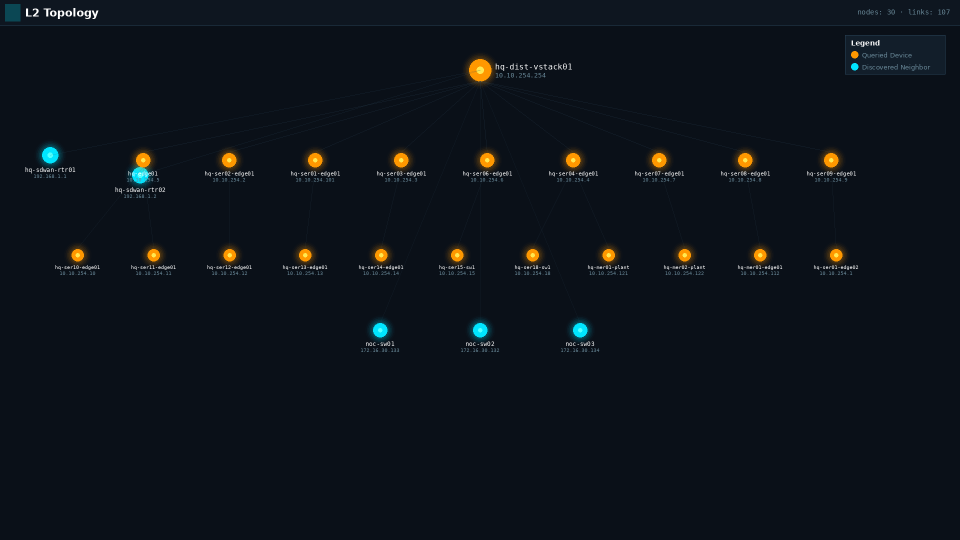
#> input picture images/screenshots/nc-l2-topology.png, 1920 x 1080 px (shown at 1/2 size)
$ python render_share.py
#> lines starting #> are read from the running program, lines starting #| are printed output that depends on the picture
#!/usr/bin/env python3
"""Regenerate images/og/nodecontrol-share.png (1200×630).

From the repo root:

    python3 images/og/render_share.py

The card uses the mark in images/logo-simple.svg, with that file's wordmark
and old tagline removed, plus a large NodeControl wordmark and one line from
the homepage description.

The framed accent is a crop of images/screenshots/nc-l2-topology.png.
That screenshot shows device hostnames and private addresses, so the accent
is scaled down and blurred until those labels are not readable.
"""

from __future__ import annotations

import os
import re
import shutil
import signal
import subprocess
import tempfile
import time
from pathlib import Path

from PIL import Image, ImageFilter

ROOT = Path(__file__).resolve().parents[2]
LOGO = ROOT / "images" / "logo-simple.svg"
SCREENSHOT = ROOT / "images" / "screenshots" / "nc-l2-topology.png"
OUTPUT = ROOT / "images" / "og" / "nodecontrol-share.png"

WIDTH = 1200
HEIGHT = 630
TAGLINE = "Desktop network operations for network engineers"

# Hostname and address fragments read off nc-l2-topology.png. The blurred
# accent must not still contain them.
LABEL_FRAGMENTS = (
    "hq-",
    "noc-",
    "edge",
    "sdwan",
    "vstack",
    "10.10",
    "254",
)


def logo_mark_svg() -> str:
    """The icon from logo-simple.svg, without its wordmark or old tagline."""
    svg = LOGO.read_text(encoding="utf-8")
    svg = re.sub(r"<text\b[^>]*>.*?</text>", "", svg, flags=re.DOTALL)
    if "AUTOMATE" in svg or "<text" in svg:
        raise SystemExit("logo mark still contains text from logo-simple.svg")
    return svg


def blurred_accent(path: Path) -> None:
    """Crop the topology map and blur it so hostnames and addresses are gone."""
    image = Image.open(SCREENSHOT).convert("RGB")
#> image is the input picture: PIL image 1920x1080 RGB; mean R, G, B 13.3, 19.2, 26
    # Drop the left device list and the window chrome. Labels on the nodes
    # themselves are removed by the scale-down and blur below.
    crop = image.crop((380, 56, 1880, 1040))
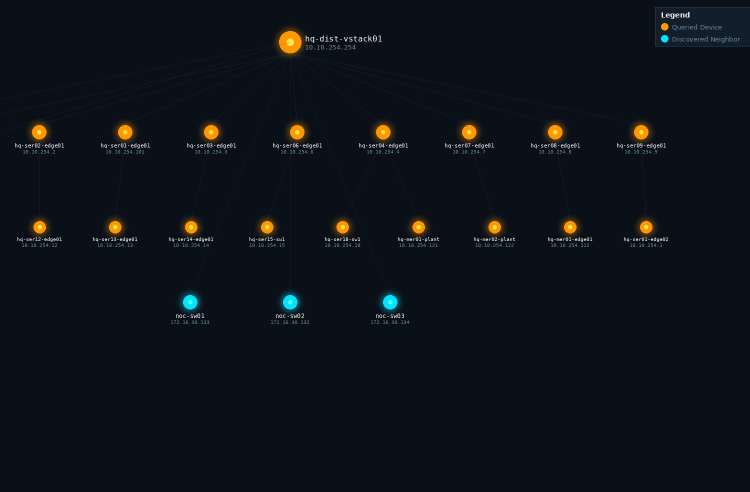
#> crop: PIL image 1500x984 RGB (shown at 1/2 size); mean R, G, B 13.6, 19.1, 25.5
    accent = crop.resize((560, 340), Image.Resampling.LANCZOS)
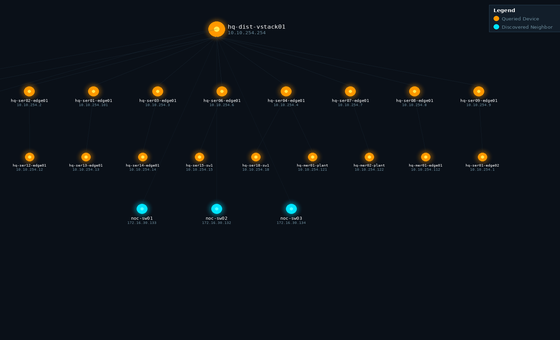
#> accent: PIL image 560x340 RGB; mean R, G, B 13.6, 19.1, 25.5
    accent = accent.filter(ImageFilter.GaussianBlur(radius=10))
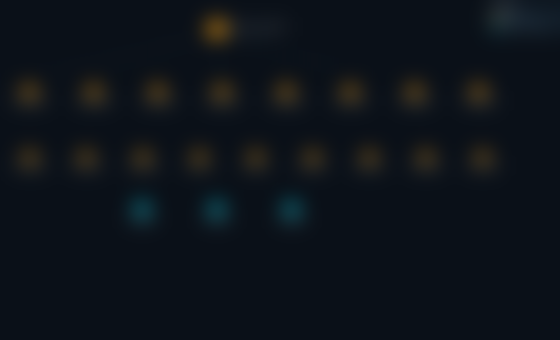
#> accent: PIL image 560x340 RGB; mean R, G, B 13.5, 19, 25.5
    accent.save(path, "PNG")
    _assert_labels_gone(path)
#> (the call stopped at in _assert_labels_gone, `text = subprocess.check_output( ["tesseract", str(path), "stdout", "--..`: subprocess is not available in this run)


def _assert_labels_gone(path: Path) -> None:
    text = subprocess.check_output(
        ["tesseract", str(path), "stdout", "--psm", "6"],
        text=True,
        stderr=subprocess.DEVNULL,
    )
    lowered = text.lower()
    if re.search(r"\d{1,3}(?:\.\d{1,3}){3}", lowered):
        raise SystemExit(f"an address is still readable in the accent:\n{text}")
    for fragment in LABEL_FRAGMENTS:
        if fragment in lowered:
            raise SystemExit(
                f"{fragment!r} is still readable in the accent:\n{text}"
            )


# [202 lines left out: functions inter_font, card_html, render_png, not called in this run]


def main() -> None:
    OUTPUT.parent.mkdir(parents=True, exist_ok=True)
    with tempfile.TemporaryDirectory(prefix="nc-og-", ignore_cleanup_errors=True) as tmp:
        work = Path(tmp)
        blurred_accent(work / "accent.png")
        (work / "card.html").write_text(card_html(logo_mark_svg()), encoding="utf-8")
        render_png(work, OUTPUT)
    size = OUTPUT.stat().st_size
    print(f"wrote {OUTPUT} ({size} bytes)")
    if size > 300 * 1024:
        raise SystemExit(f"share image is {size} bytes, over the 300 KB target")


if __name__ == "__main__":
#> (the run stopped early here; a loop or call above may not have finished)

$ run again, with images/screenshots/nc-l3-topology.png copied over images/screenshots/nc-l2-topology.png
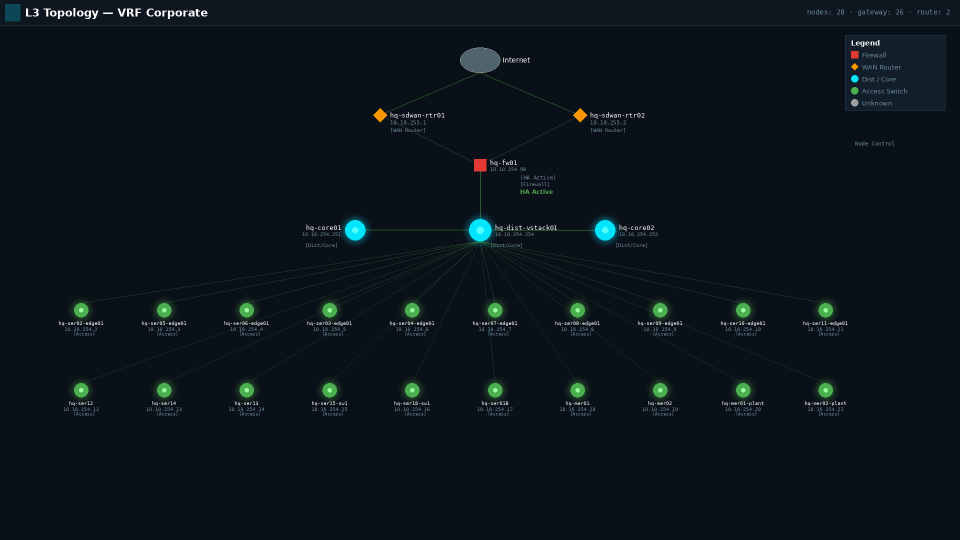
#> input picture images/screenshots/nc-l3-topology.png, 1920 x 1080 px (shown at 1/2 size)
#> in blurred_accent, image is the input picture: PIL image 1920x1080 RGB; mean R, G, B 12.5, 20.2, 27.3
#> in blurred_accent, `crop = image.crop((380, 56, 1880, 1040))`:
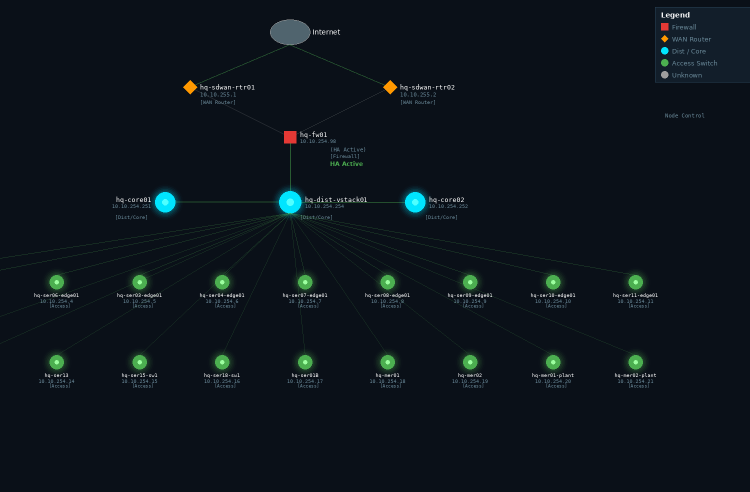
#> crop: PIL image 1500x984 RGB (shown at 1/2 size); mean R, G, B 12.5, 20.4, 27.3
#> in blurred_accent, `accent = accent.filter(ImageFilter.GaussianBlur(radius=10))`:
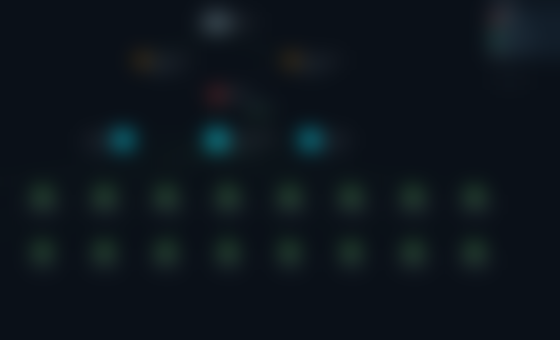
#> accent: PIL image 560x340 RGB; mean R, G, B 12.5, 20.4, 27.2
